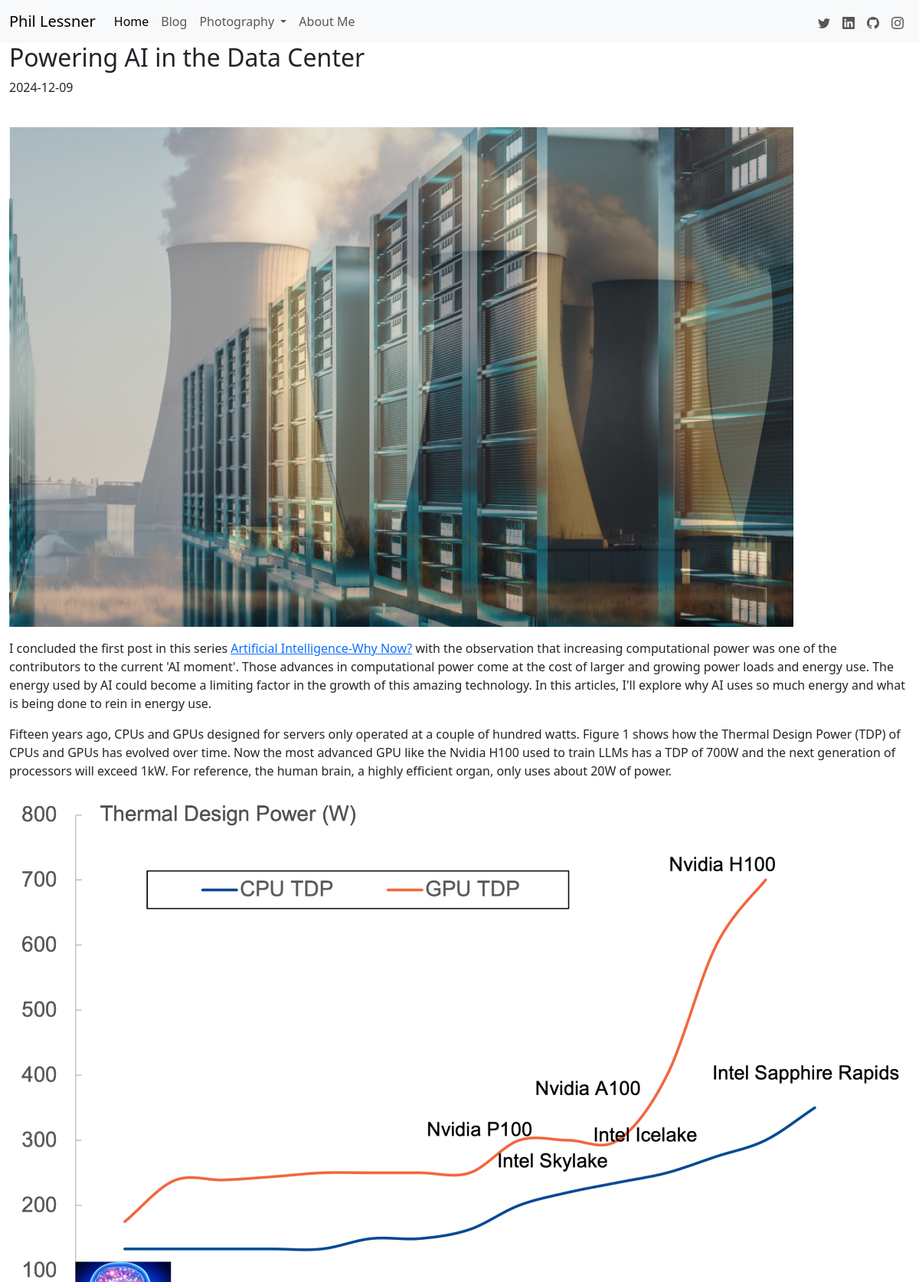
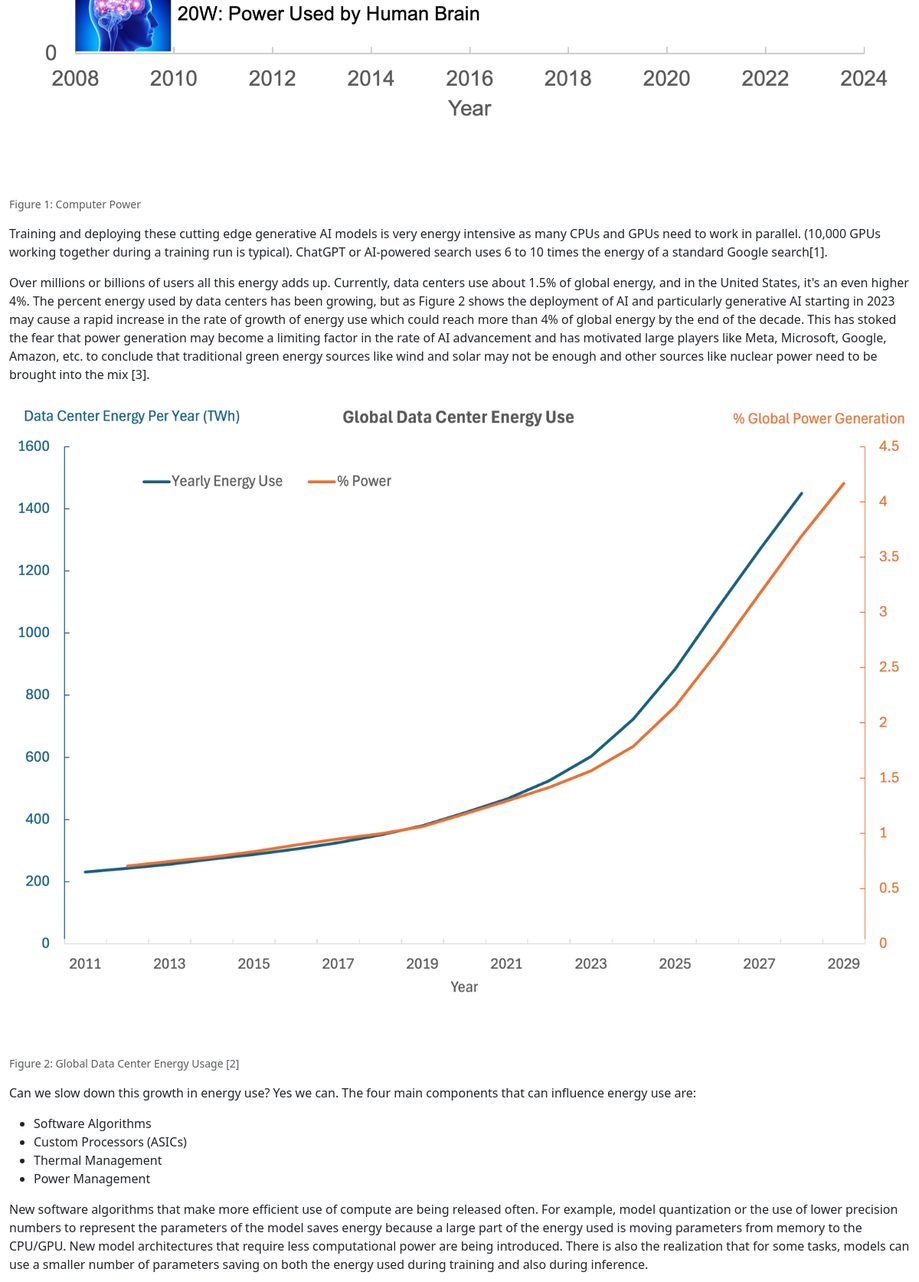
The page /blog/1 (upper part) on the database its author committed (2 pictures, top to bottom).
### app/models.py (models this page shows, shortened)
class Base(DeclarativeBase):
    pass

class Blog(Base):
    __tablename__ = "blogs_table"
    id: Mapped[int] = mapped_column(primary_key=True)
    title: Mapped[str]
    body: Mapped[str]
    date: Mapped[str]
    abstract: Mapped[str]
    medialink: Mapped[str]
    mediatype: Mapped[str]
    pagecss: Mapped[Optional[str]]

### app/routes.py (the view)
@bp.route('/<path:filename>')
def searchengine(filename):
    return send_from_directory('static', filename)

### app/routes.py (called while the page is built)
@bp.route("/blog/<blogid>")
def blogpost(blogid):
    Post  = namedtuple('Post', ['title', 'body', 'date', 'id', 'pagecss'])
    stmt = (db.select(Blog.title, Blog.body, Blog.date, Blog.id, Blog.pagecss)
                      .select_from(Blog)
                      .where(Blog.id == blogid))
    blog = Post(*(db.session.execute(stmt).all()[0]))
    templateData = {"blogdata": blog}
    templateData['title'] = "Blog"
    return render_template('blogpost.html', **templateData)

### app/templates/blogpost.html (shortened to what this page needs)
{% extends "base.html" %}
{% block content %}
    <div class="container" style="max-width: 75em;">
        <h2>{{ blogdata.title }}</h2>
        <p>{{ blogdata.date }}</p>
        <br>
        {{ blogdata.body |safe }}
    </div>
{% endblock %}

### app/templates/base.html (shortened to what this page needs)
<!DOCTYPE html>
<html lang="en">
    <head>
        <link href="https://cdn.jsdelivr.net/npm/bootstrap@5.3.3/dist/css/bootstrap.min.css" rel="stylesheet">
    </head>
    <body>
        {% include 'navbar.html' %}
        {% block content %}
        {% endblock %}
    </body>
</html>

### app/templates/navbar.html (shortened to what this page needs)
        <nav class="navbar navbar-expand-lg sticky-top bg-light">
      <div class="container-fluid">
        <a class="navbar-brand" href="/">Phil Lessner</a>
        <div class="collapse navbar-collapse" id="navbarSupportedContent">
          <ul class="navbar-nav me-auto mb-2 mb-lg-0">
            <li class="nav-item">
              <a class="nav-link active" aria-current="page" href="{{ url_for('views.home') }}">Home</a>
            </li>
            <li class="nav-item">
              <a class="nav-link" href="{{ url_for('views.blog') }}">Blog</a>
            </li>
            <li class="nav-item dropdown">
          <a class="nav-link dropdown-toggle" href="#" id="navbarDropdown" role="button" data-bs-toggle="dropdown" aria-expanded="false"> Photography </a>
        </li>
            <li class="nav-item">
              <a class="nav-link" href="{{ url_for('views.about_me') }}">About Me</a>
            </li>
          </ul>
             <ul class="navbar-nav ml-auto nav-flex-icons">
            <li class="nav-item me-3 me-lg-0">
                <a href="https://twitter.com/plessner" class="nav-link" target="_blank" rel="noreferrer noopener">
              </a>
            </li>
            <li class="nav-item me-3 me-lg-0">
            <a href="https://www.linkedin.com/in/philiplessner/" class="nav-link" target="_blank" rel="noreferrer noopener">
              </a>
            </li>
            <li class="nav-item me-3 me-lg-0">
                <a href="https://github.com/philiplessner?tab=repositories" class="nav-link" target="_blank" rel="noreferrer noopener">
              </a>
            </li>
            <li class="nav-item me-3 me-lg-0">
                <a href="https://www.instagram.com/pmlessner/" class="nav-link" target="_blank" rel="noreferrer noopener">
              </a>
            </li>
          </ul>
        </div>
      </div>
    </nav>

### rows shown on the page
Blog: title "Powering AI in the Data Center", date "2024-12-09", body (picture), body "I concluded the first post in this series Artificial Intelligence-Why Now? with the observation that increasing computational power was one of the contributors to the current 'AI moment'. Those advances in computational power come at the cost of larger and growing power loads and energy use. The energy used by AI could become a limiting factor in the growth of this amazing technology. In this articles, I'll explore why AI uses so much energy and what is being done to rein in energy use. Fifteen years ago, CPUs and GPUs designed for servers only operated at a couple of hundred watts. Figure 1 shows how the Thermal Design Power (TDP) of CPUs and GPUs has evolved over time. Now the most…"
